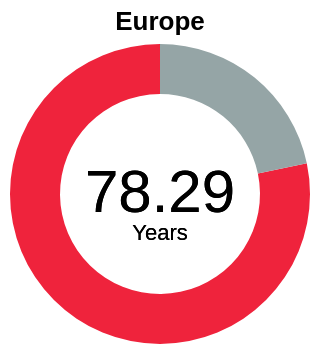

Here is the Vega-Lite specification saved for this chart:
### Vega-Lite specification from a JSON file in a GitHub repository (floating-point values rounded to 4 significant figures)
{"$schema": "https://vega.github.io/schema/vega-lite/v5.json", "width": 150, "height": 150, "config": {"view": {"stroke": null}, "font": "'Lucida Sans', 'Lucida Sans Regular', 'Lucida Grande', 'Lucida Sans Unicode', Geneva, Verdana, sans-serif"}, "title": {"text": "Europe"}, "data": {"values": [{"Continent": "Europe", "Avg_LE": "78.28989648"}, {"Continent": "Remaining", "Avg_LE": "21.71010352"}]}, "layer": [{"mark": {"type": "arc", "innerRadius": 50}}, {"mark": {"type": "text", "text": "78.29", "fontSize": 30}, "encoding": {"color": {"value": "black"}}}, {"mark": {"type": "text", "text": "Years", "dy": 20}, "encoding": {"color": {"value": "black"}}}], "encoding": {"theta": {"field": "Avg_LE", "type": "quantitative"}, "color": {"field": "Continent", "type": "nominal", "legend": null, "scale": {"domain": ["Europe", "Remaining"], "range": ["#ef233c", "#95A5A6"]}}, "tooltip": [{"field": "Continent", "type": "nominal", "title": "Continent"}, {"field": "Avg_LE", "type": "quantitative", "title": "Life Expectancy (years)", "format": ".2f"}]}}
